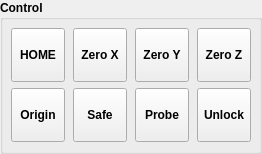
         <widget class="QGroupBox" name="grpControl">
          <property name="font">
           <font>
            <weight>75</weight>
            <bold>true</bold>
           </font>
          </property>
          <property name="title">
           <string>Control</string>
          </property>
          <property name="overridden" stdset="0">
           <bool>false</bool>
          </property>
          <layout class="QVBoxLayout" name="verticalLayout" stretch="0">
           <property name="leftMargin">
            <number>8</number>
           </property>
           <property name="topMargin">
            <number>8</number>
           </property>
           <property name="rightMargin">
            <number>8</number>
           </property>
           <property name="bottomMargin">
            <number>9</number>
           </property>
           <item>
            <layout class="QGridLayout" name="gridLayout_5">
             <property name="horizontalSpacing">
              <number>8</number>
             </property>
             <item row="0" column="1">
              <widget class="QToolButton" name="cmdHome">
               <property name="minimumSize">
                <size>
                 <width>54</width>
                 <height>54</height>
                </size>
               </property>
               <property name="toolTip">
                <string>Execute Homing Cycle</string>
               </property>
               <property name="text">
                <string>HOME</string>
               </property>
               <property name="icon">
                <iconset resource="images.qrc">
                 <normaloff>:/images/home.png</normaloff>:/images/home.png</iconset>
               </property>
               <property name="iconSize">
                <size>
                 <width>30</width>
                 <height>30</height>
                </size>
               </property>
               <property name="toolButtonStyle">
                <enum>Qt::ToolButtonTextUnderIcon</enum>
               </property>
              </widget>
             </item>
             <item row="0" column="5">
              <widget class="QToolButton" name="cmdZeroY">
               <property name="minimumSize">
                <size>
                 <width>54</width>
                 <height>54</height>
                </size>
               </property>
               <property name="text">
                <string>Zero Y</string>
               </property>
               <property name="icon">
                <iconset resource="images.qrc">
                 <normaloff>:/images/axis_zero.png</normaloff>:/images/axis_zero.png</iconset>
               </property>
               <property name="iconSize">
                <size>
                 <width>30</width>
                 <height>30</height>
                </size>
               </property>
               <property name="toolButtonStyle">
                <enum>Qt::ToolButtonTextUnderIcon</enum>
               </property>
              </widget>
             </item>
             <item row="2" column="1">
              <widget class="QToolButton" name="cmdRestoreOrigin">
               <property name="minimumSize">
                <size>
                 <width>54</width>
                 <height>54</height>
                </size>
               </property>
               <property name="text">
                <string>Origin</string>
               </property>
               <property name="icon">
                <iconset resource="images.qrc">
                 <normaloff>:/images/origin.png</normaloff>:/images/origin.png</iconset>
               </property>
               <property name="iconSize">
                <size>
                 <width>30</width>
                 <height>30</height>
                </size>
               </property>
               <property name="toolButtonStyle">
                <enum>Qt::ToolButtonTextUnderIcon</enum>
               </property>
              </widget>
             </item>
             <item row="2" column="3">
              <widget class="QToolButton" name="cmdSafePosition">
               <property name="minimumSize">
                <size>
                 <width>54</width>
                 <height>54</height>
                </size>
               </property>
               <property name="toolTip">
                <string>Move Spindle to Safe Z coordinate</string>
               </property>
               <property name="text">
                <string>Safe</string>
               </property>
               <property name="icon">
                <iconset resource="images.qrc">
                 <normaloff>:/images/safe_z.png</normaloff>:/images/safe_z.png</iconset>
               </property>
               <property name="iconSize">
                <size>
                 <width>30</width>
                 <height>30</height>
                </size>
               </property>
               <property name="toolButtonStyle">
                <enum>Qt::ToolButtonTextUnderIcon</enum>
               </property>
              </widget>
             </item>
             <item row="0" column="7">
              <widget class="QToolButton" name="cmdZeroZ">
               <property name="minimumSize">
                <size>
                 <width>54</width>
                 <height>54</height>
                </size>
               </property>
               <property name="text">
                <string>Zero Z</string>
               </property>
               <property name="icon">
                <iconset resource="images.qrc">
                 <normaloff>:/images/zero_z.png</normaloff>:/images/zero_z.png</iconset>
               </property>
               <property name="iconSize">
                <size>
                 <width>30</width>
                 <height>30</height>
                </size>
               </property>
               <property name="toolButtonStyle">
                <enum>Qt::ToolButtonTextUnderIcon</enum>
               </property>
              </widget>
             </item>
             <item row="2" column="7">
              <widget class="QToolButton" name="cmdUnlock">
               <property name="minimumSize">
                <size>
                 <width>54</width>
                 <height>54</height>
                </size>
               </property>
               <property name="text">
                <string>Unlock</string>
               </property>
               <property name="icon">
                <iconset resource="images.qrc">
                 <normaloff>:/images/unlock.png</normaloff>:/images/unlock.png</iconset>
               </property>
               <property name="iconSize">
                <size>
                 <width>30</width>
                 <height>30</height>
                </size>
               </property>
               <property name="toolButtonStyle">
                <enum>Qt::ToolButtonTextUnderIcon</enum>
               </property>
              </widget>
             </item>
             <item row="2" column="5">
              <widget class="QToolButton" name="cmdTouch">
               <property name="minimumSize">
                <size>
                 <width>54</width>
                 <height>54</height>
                </size>
               </property>
               <property name="text">
                <string>Probe</string>
               </property>
               <property name="icon">
                <iconset resource="images.qrc">
                 <normaloff>:/images/search_for_z.png</normaloff>:/images/search_for_z.png</iconset>
               </property>
               <property name="iconSize">
                <size>
                 <width>30</width>
                 <height>30</height>
                </size>
               </property>
               <property name="toolButtonStyle">
                <enum>Qt::ToolButtonTextUnderIcon</enum>
               </property>
              </widget>
             </item>
             <item row="0" column="3">
              <widget class="QToolButton" name="cmdZeroX">
               <property name="enabled">
                <bool>true</bool>
               </property>
               <property name="minimumSize">
                <size>
                 <width>54</width>
                 <height>54</height>
                </size>
               </property>
               <property name="text">
                <string>Zero X</string>
               </property>
               <property name="icon">
                <iconset resource="images.qrc">
                 <normaloff>:/images/axis_zero.png</normaloff>:/images/axis_zero.png</iconset>
               </property>
               <property name="iconSize">
                <size>
                 <width>30</width>
                 <height>30</height>
                </size>
               </property>
               <property name="toolButtonStyle">
                <enum>Qt::ToolButtonTextUnderIcon</enum>
               </property>
              </widget>
             </item>
            </layout>
           </item>
          </layout>
         </widget>
